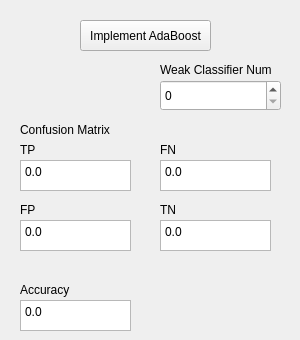
       <widget class="QWidget" name="tab_3">
        <attribute name="title">
         <string>3</string>
        </attribute>
        <widget class="QPushButton" name="pushAdaBoost">
         <property name="geometry">
          <rect>
           <x>80</x>
           <y>20</y>
           <width>131</width>
           <height>31</height>
          </rect>
         </property>
         <property name="text">
          <string>Implement AdaBoost</string>
         </property>
        </widget>
        <widget class="QLabel" name="label_3">
         <property name="geometry">
          <rect>
           <x>20</x>
           <y>280</y>
           <width>71</width>
           <height>20</height>
          </rect>
         </property>
         <property name="text">
          <string>Accuracy</string>
         </property>
        </widget>
        <widget class="QTextEdit" name="textAccuracy">
         <property name="geometry">
          <rect>
           <x>20</x>
           <y>300</y>
           <width>111</width>
           <height>31</height>
          </rect>
         </property>
         <property name="html">
          <string>&lt;!DOCTYPE HTML PUBLIC &quot;-//W3C//DTD HTML 4.0//EN&quot; &quot;http://www.w3.org/TR/REC-html40/strict.dtd&quot;&gt;
&lt;html&gt;&lt;head&gt;&lt;meta name=&quot;qrichtext&quot; content=&quot;1&quot; /&gt;&lt;meta charset=&quot;utf-8&quot; /&gt;&lt;style type=&quot;text/css&quot;&gt;
p, li { white-space: pre-wrap; }
hr { height: 1px; border-width: 0; }
li.unchecked::marker { content: &quot;\2610&quot;; }
li.checked::marker { content: &quot;\2612&quot;; }
&lt;/style&gt;&lt;/head&gt;&lt;body style=&quot; font-family:'맑은 고딕'; font-size:9pt; font-weight:400; font-style:normal;&quot;&gt;
&lt;p style=&quot; margin-top:0px; margin-bottom:0px; margin-left:0px; margin-right:0px; -qt-block-indent:0; text-indent:0px;&quot;&gt;0.0&lt;/p&gt;&lt;/body&gt;&lt;/html&gt;</string>
         </property>
        </widget>
        <widget class="QLabel" name="label_4">
         <property name="geometry">
          <rect>
           <x>160</x>
           <y>60</y>
           <width>131</width>
           <height>20</height>
          </rect>
         </property>
         <property name="text">
          <string>Weak Classifier Num</string>
         </property>
        </widget>
        <widget class="QSpinBox" name="spinWeakclassifier">
         <property name="geometry">
          <rect>
           <x>160</x>
           <y>80</y>
           <width>121</width>
           <height>31</height>
          </rect>
         </property>
         <property name="maximum">
          <number>99999</number>
         </property>
        </widget>
        <widget class="QLabel" name="label_5">
         <property name="geometry">
          <rect>
           <x>20</x>
           <y>140</y>
           <width>31</width>
           <height>20</height>
          </rect>
         </property>
         <property name="text">
          <string>TP</string>
         </property>
        </widget>
        <widget class="QLabel" name="label_6">
         <property name="geometry">
          <rect>
           <x>20</x>
           <y>200</y>
           <width>31</width>
           <height>20</height>
          </rect>
         </property>
         <property name="text">
          <string>FP </string>
         </property>
        </widget>
        <widget class="QLabel" name="label_7">
         <property name="geometry">
          <rect>
           <x>160</x>
           <y>140</y>
           <width>31</width>
           <height>20</height>
          </rect>
         </property>
         <property name="text">
          <string>FN</string>
         </property>
        </widget>
        <widget class="QLabel" name="label_8">
         <property name="geometry">
          <rect>
           <x>160</x>
           <y>200</y>
           <width>31</width>
           <height>20</height>
          </rect>
         </property>
         <property name="text">
          <string>TN</string>
         </property>
        </widget>
        <widget class="QTextEdit" name="textTp">
         <property name="geometry">
          <rect>
           <x>20</x>
           <y>160</y>
           <width>111</width>
           <height>31</height>
          </rect>
         </property>
         <property name="html">
          <string>&lt;!DOCTYPE HTML PUBLIC &quot;-//W3C//DTD HTML 4.0//EN&quot; &quot;http://www.w3.org/TR/REC-html40/strict.dtd&quot;&gt;
&lt;html&gt;&lt;head&gt;&lt;meta name=&quot;qrichtext&quot; content=&quot;1&quot; /&gt;&lt;meta charset=&quot;utf-8&quot; /&gt;&lt;style type=&quot;text/css&quot;&gt;
p, li { white-space: pre-wrap; }
hr { height: 1px; border-width: 0; }
li.unchecked::marker { content: &quot;\2610&quot;; }
li.checked::marker { content: &quot;\2612&quot;; }
&lt;/style&gt;&lt;/head&gt;&lt;body style=&quot; font-family:'맑은 고딕'; font-size:9pt; font-weight:400; font-style:normal;&quot;&gt;
&lt;p style=&quot; margin-top:0px; margin-bottom:0px; margin-left:0px; margin-right:0px; -qt-block-indent:0; text-indent:0px;&quot;&gt;0.0&lt;/p&gt;&lt;/body&gt;&lt;/html&gt;</string>
         </property>
        </widget>
        <widget class="QTextEdit" name="textFn">
         <property name="geometry">
          <rect>
           <x>160</x>
           <y>160</y>
           <width>111</width>
           <height>31</height>
          </rect>
         </property>
         <property name="html">
          <string>&lt;!DOCTYPE HTML PUBLIC &quot;-//W3C//DTD HTML 4.0//EN&quot; &quot;http://www.w3.org/TR/REC-html40/strict.dtd&quot;&gt;
&lt;html&gt;&lt;head&gt;&lt;meta name=&quot;qrichtext&quot; content=&quot;1&quot; /&gt;&lt;meta charset=&quot;utf-8&quot; /&gt;&lt;style type=&quot;text/css&quot;&gt;
p, li { white-space: pre-wrap; }
hr { height: 1px; border-width: 0; }
li.unchecked::marker { content: &quot;\2610&quot;; }
li.checked::marker { content: &quot;\2612&quot;; }
&lt;/style&gt;&lt;/head&gt;&lt;body style=&quot; font-family:'맑은 고딕'; font-size:9pt; font-weight:400; font-style:normal;&quot;&gt;
&lt;p style=&quot; margin-top:0px; margin-bottom:0px; margin-left:0px; margin-right:0px; -qt-block-indent:0; text-indent:0px;&quot;&gt;0.0&lt;/p&gt;&lt;/body&gt;&lt;/html&gt;</string>
         </property>
        </widget>
        <widget class="QTextEdit" name="textFp">
         <property name="geometry">
          <rect>
           <x>20</x>
           <y>220</y>
           <width>111</width>
           <height>31</height>
          </rect>
         </property>
         <property name="html">
          <string>&lt;!DOCTYPE HTML PUBLIC &quot;-//W3C//DTD HTML 4.0//EN&quot; &quot;http://www.w3.org/TR/REC-html40/strict.dtd&quot;&gt;
&lt;html&gt;&lt;head&gt;&lt;meta name=&quot;qrichtext&quot; content=&quot;1&quot; /&gt;&lt;meta charset=&quot;utf-8&quot; /&gt;&lt;style type=&quot;text/css&quot;&gt;
p, li { white-space: pre-wrap; }
hr { height: 1px; border-width: 0; }
li.unchecked::marker { content: &quot;\2610&quot;; }
li.checked::marker { content: &quot;\2612&quot;; }
&lt;/style&gt;&lt;/head&gt;&lt;body style=&quot; font-family:'맑은 고딕'; font-size:9pt; font-weight:400; font-style:normal;&quot;&gt;
&lt;p style=&quot; margin-top:0px; margin-bottom:0px; margin-left:0px; margin-right:0px; -qt-block-indent:0; text-indent:0px;&quot;&gt;0.0&lt;/p&gt;&lt;/body&gt;&lt;/html&gt;</string>
         </property>
        </widget>
        <widget class="QTextEdit" name="textTn">
         <property name="geometry">
          <rect>
           <x>160</x>
           <y>220</y>
           <width>111</width>
           <height>31</height>
          </rect>
         </property>
         <property name="html">
          <string>&lt;!DOCTYPE HTML PUBLIC &quot;-//W3C//DTD HTML 4.0//EN&quot; &quot;http://www.w3.org/TR/REC-html40/strict.dtd&quot;&gt;
&lt;html&gt;&lt;head&gt;&lt;meta name=&quot;qrichtext&quot; content=&quot;1&quot; /&gt;&lt;meta charset=&quot;utf-8&quot; /&gt;&lt;style type=&quot;text/css&quot;&gt;
p, li { white-space: pre-wrap; }
hr { height: 1px; border-width: 0; }
li.unchecked::marker { content: &quot;\2610&quot;; }
li.checked::marker { content: &quot;\2612&quot;; }
&lt;/style&gt;&lt;/head&gt;&lt;body style=&quot; font-family:'맑은 고딕'; font-size:9pt; font-weight:400; font-style:normal;&quot;&gt;
&lt;p style=&quot; margin-top:0px; margin-bottom:0px; margin-left:0px; margin-right:0px; -qt-block-indent:0; text-indent:0px;&quot;&gt;0.0&lt;/p&gt;&lt;/body&gt;&lt;/html&gt;</string>
         </property>
        </widget>
        <widget class="QLabel" name="label_9">
         <property name="geometry">
          <rect>
           <x>20</x>
           <y>120</y>
           <width>111</width>
           <height>20</height>
          </rect>
         </property>
         <property name="text">
          <string>Confusion Matrix</string>
         </property>
        </widget>
       </widget>
